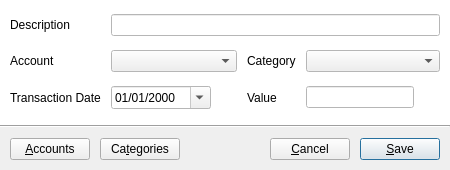
<?xml version="1.0" encoding="UTF-8"?>
<ui version="4.0">
 <class>InputIncomeTransaction</class>
 <widget class="QDialog" name="InputIncomeTransaction">
  <property name="geometry">
   <rect>
    <x>0</x>
    <y>0</y>
    <width>450</width>
    <height>170</height>
   </rect>
  </property>
  <property name="minimumSize">
   <size>
    <width>450</width>
    <height>0</height>
   </size>
  </property>
  <property name="windowTitle">
   <string>New Income Transaction</string>
  </property>
  <layout class="QVBoxLayout" name="verticalLayout">
   <property name="spacing">
    <number>0</number>
   </property>
   <property name="leftMargin">
    <number>0</number>
   </property>
   <property name="topMargin">
    <number>0</number>
   </property>
   <property name="rightMargin">
    <number>0</number>
   </property>
   <property name="bottomMargin">
    <number>0</number>
   </property>
   <item>
    <widget class="QWidget" name="widget" native="true">
     <property name="sizePolicy">
      <sizepolicy hsizetype="Preferred" vsizetype="Expanding">
       <horstretch>0</horstretch>
       <verstretch>0</verstretch>
      </sizepolicy>
     </property>
     <property name="palette">
      <palette>
       <active>
        <colorrole role="Base">
         <brush brushstyle="SolidPattern">
          <color alpha="255">
           <red>255</red>
           <green>255</green>
           <blue>255</blue>
          </color>
         </brush>
        </colorrole>
        <colorrole role="Window">
         <brush brushstyle="SolidPattern">
          <color alpha="255">
           <red>255</red>
           <green>255</green>
           <blue>255</blue>
          </color>
         </brush>
        </colorrole>
       </active>
       <inactive>
        <colorrole role="Base">
         <brush brushstyle="SolidPattern">
          <color alpha="255">
           <red>255</red>
           <green>255</green>
           <blue>255</blue>
          </color>
         </brush>
        </colorrole>
        <colorrole role="Window">
         <brush brushstyle="SolidPattern">
          <color alpha="255">
           <red>255</red>
           <green>255</green>
           <blue>255</blue>
          </color>
         </brush>
        </colorrole>
       </inactive>
       <disabled>
        <colorrole role="Base">
         <brush brushstyle="SolidPattern">
          <color alpha="255">
           <red>255</red>
           <green>255</green>
           <blue>255</blue>
          </color>
         </brush>
        </colorrole>
        <colorrole role="Window">
         <brush brushstyle="SolidPattern">
          <color alpha="255">
           <red>255</red>
           <green>255</green>
           <blue>255</blue>
          </color>
         </brush>
        </colorrole>
       </disabled>
      </palette>
     </property>
     <property name="autoFillBackground">
      <bool>true</bool>
     </property>
     <layout class="QGridLayout" name="gridLayout">
      <property name="leftMargin">
       <number>10</number>
      </property>
      <property name="topMargin">
       <number>10</number>
      </property>
      <property name="rightMargin">
       <number>10</number>
      </property>
      <property name="bottomMargin">
       <number>10</number>
      </property>
      <property name="spacing">
       <number>10</number>
      </property>
      <item row="2" column="2">
       <spacer name="horizontalSpacer_2">
        <property name="orientation">
         <enum>Qt::Horizontal</enum>
        </property>
        <property name="sizeHint" stdset="0">
         <size>
          <width>0</width>
          <height>0</height>
         </size>
        </property>
       </spacer>
      </item>
      <item row="1" column="3">
       <widget class="QLabel" name="label">
        <property name="text">
         <string>Category</string>
        </property>
       </widget>
      </item>
      <item row="2" column="3">
       <widget class="QLabel" name="label_4">
        <property name="text">
         <string>Value</string>
        </property>
       </widget>
      </item>
      <item row="0" column="0">
       <widget class="QLabel" name="label_2">
        <property name="text">
         <string>Description</string>
        </property>
       </widget>
      </item>
      <item row="2" column="0">
       <widget class="QLabel" name="label_3">
        <property name="text">
         <string>Transaction Date</string>
        </property>
       </widget>
      </item>
      <item row="1" column="0">
       <widget class="QLabel" name="label_5">
        <property name="text">
         <string>Account</string>
        </property>
       </widget>
      </item>
      <item row="2" column="4">
       <widget class="QLineEdit" name="txtValue"/>
      </item>
      <item row="1" column="1" colspan="2">
       <widget class="QComboBox" name="cboAccount"/>
      </item>
      <item row="2" column="1">
       <widget class="QDateEdit" name="txtDate">
        <property name="minimumSize">
         <size>
          <width>100</width>
          <height>0</height>
         </size>
        </property>
        <property name="displayFormat">
         <string>dd/MM/yyyy</string>
        </property>
        <property name="calendarPopup">
         <bool>true</bool>
        </property>
       </widget>
      </item>
      <item row="2" column="5">
       <spacer name="horizontalSpacer_3">
        <property name="orientation">
         <enum>Qt::Horizontal</enum>
        </property>
        <property name="sizeHint" stdset="0">
         <size>
          <width>0</width>
          <height>0</height>
         </size>
        </property>
       </spacer>
      </item>
      <item row="1" column="4" colspan="2">
       <widget class="QComboBox" name="cboCategory"/>
      </item>
      <item row="0" column="1" colspan="5">
       <widget class="QLineEdit" name="txtDescription"/>
      </item>
     </layout>
    </widget>
   </item>
   <item>
    <widget class="Line" name="line">
     <property name="orientation">
      <enum>Qt::Horizontal</enum>
     </property>
    </widget>
   </item>
   <item>
    <layout class="QHBoxLayout" name="horizontalLayout">
     <property name="spacing">
      <number>10</number>
     </property>
     <property name="leftMargin">
      <number>10</number>
     </property>
     <property name="topMargin">
      <number>10</number>
     </property>
     <property name="rightMargin">
      <number>10</number>
     </property>
     <property name="bottomMargin">
      <number>10</number>
     </property>
     <item>
      <widget class="QPushButton" name="btnAccounts">
       <property name="text">
        <string>&amp;Accounts</string>
       </property>
      </widget>
     </item>
     <item>
      <widget class="QPushButton" name="btnCategories">
       <property name="text">
        <string>Ca&amp;tegories</string>
       </property>
      </widget>
     </item>
     <item>
      <spacer name="horizontalSpacer">
       <property name="orientation">
        <enum>Qt::Horizontal</enum>
       </property>
       <property name="sizeHint" stdset="0">
        <size>
         <width>40</width>
         <height>20</height>
        </size>
       </property>
      </spacer>
     </item>
     <item>
      <widget class="QPushButton" name="btnCancel">
       <property name="text">
        <string>&amp;Cancel</string>
       </property>
       <property name="icon">
        <iconset theme="gtk-cancel">
         <normaloff>.</normaloff>.</iconset>
       </property>
      </widget>
     </item>
     <item>
      <widget class="QPushButton" name="btnSave">
       <property name="text">
        <string>&amp;Save</string>
       </property>
       <property name="icon">
        <iconset theme="gtk-save">
         <normaloff>.</normaloff>.</iconset>
       </property>
       <property name="default">
        <bool>true</bool>
       </property>
      </widget>
     </item>
    </layout>
   </item>
  </layout>
 </widget>
 <tabstops>
  <tabstop>txtDescription</tabstop>
  <tabstop>cboAccount</tabstop>
  <tabstop>cboCategory</tabstop>
  <tabstop>txtDate</tabstop>
  <tabstop>txtValue</tabstop>
  <tabstop>btnAccounts</tabstop>
  <tabstop>btnCategories</tabstop>
  <tabstop>btnCancel</tabstop>
  <tabstop>btnSave</tabstop>
 </tabstops>
 <resources/>
 <connections>
  <connection>
   <sender>btnCancel</sender>
   <signal>clicked()</signal>
   <receiver>InputIncomeTransaction</receiver>
   <slot>reject()</slot>
   <hints>
    <hint type="sourcelabel">
     <x>302</x>
     <y>145</y>
    </hint>
    <hint type="destinationlabel">
     <x>224</x>
     <y>84</y>
    </hint>
   </hints>
  </connection>
  <connection>
   <sender>btnSave</sender>
   <signal>clicked()</signal>
   <receiver>InputIncomeTransaction</receiver>
   <slot>accept()</slot>
   <hints>
    <hint type="sourcelabel">
     <x>397</x>
     <y>145</y>
    </hint>
    <hint type="destinationlabel">
     <x>224</x>
     <y>84</y>
    </hint>
   </hints>
  </connection>
 </connections>
</ui>
